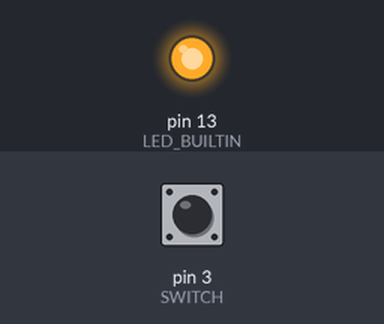
A sketch run on a simulated Arduino Uno, built with avr-gcc and run on an emulated ATmega328P. On the bench: output pins drawn as LEDs (lit = HIGH). Inputs (shaded band) come from the test bench; at power-on: pin 3 (SWITCH) HIGH. What the sketch prints to the serial monitor is not drawn.

Above: at 1.2 s.
1.3 s: pin 3 (SWITCH) pulled LOW for 0.15 s
At 1.37 s:
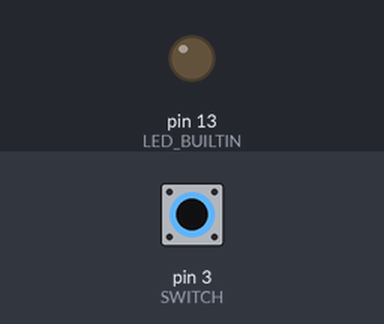
2.9 s: pin 3 (SWITCH) pulled LOW for 3.2 s
At 6.8 s:
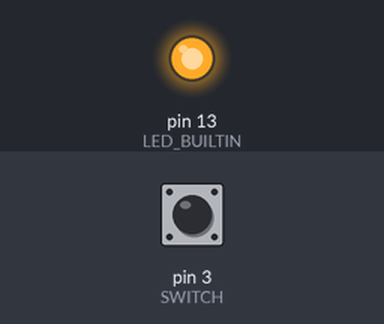
Timing chart, 0 to 8.3 s (numbered marks = the images above; inputs shaded):
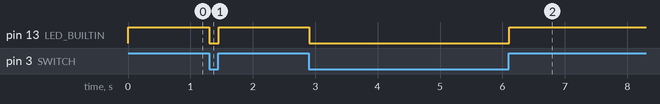

The sketch:

button_test_plot.ino.ino
```cpp
int SWITCH = 3;
int n = 0;
int Toggle = 0;


// the setup function runs once when you press reset or power the board
void setup() {
  // initialize digital pin LED_BUILTIN as an output.
  pinMode(LED_BUILTIN, OUTPUT);

  Serial.begin(9600);
  pinMode(SWITCH, INPUT);
  digitalWrite(SWITCH, HIGH);
  Serial.println("Bouncing")  ;
}

// the loop function runs over and over again forever
void loop() {
  int state = digitalRead(SWITCH);
  Serial.println(state);
  digitalWrite(LED_BUILTIN, state);
}
```

Measured:
- after the input at 1.3 s, pin 13 (LED_BUILTIN): HIGH → LOW at once, → HIGH 0.15 s later
- after the input at 2.9 s, pin 13 (LED_BUILTIN): HIGH → LOW at once, → HIGH 3.2 s later
